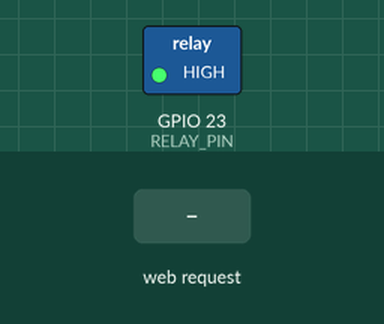
This sketch was run on a simulated ESP32. Parts: switched loads named in the sketch (green lamp = pin HIGH). Inputs (shaded band) come from the test bench. WiFi joins after 1.5 s; servers stay silent unless stated; what the sketch prints to the serial monitor is not drawn.

Above: at 2.7 s.
2.8 s: HTTP request GET /toggle received
At 3.1 s:
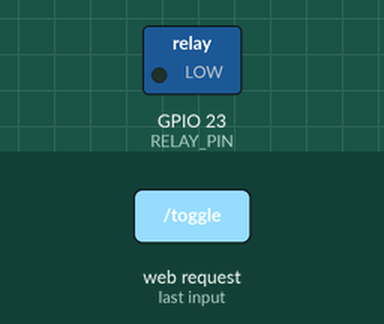
Timing chart, 0 to 5.8 s (numbered marks = the images above; inputs shaded):
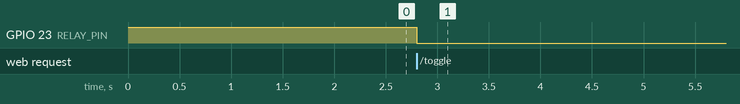

The sketch:

ESP32-Pull2Light.ino
```cpp
#include <WiFi.h>
#include <WebServer.h>

// Wi-Fi Credentials
const char* ssid = "YOUR_WIFI_NAME";
const char* password = "YOUR_WIFI_PASSWORD";

#define RELAY_PIN 23 // GPIO pin connected to the Relay

WebServer server(80);
bool lightState = false;

// Embedded Web Dashboard (HTML + CSS + JS)
const char HTML_PAGE[] PROGMEM = R"rawliteral(
<!DOCTYPE html>
<html lang="en">
<head>
  <meta charset="UTF-8">
  <meta name="viewport" content="width=device-width, initial-scale=1.0">
  <title>Smart Lamp Control</title>
  <style>
    body {
      background-color: #121212;
      display: flex;
      flex-direction: column;
      align-items: center;
      justify-content: center;
      height: 100vh;
      margin: 0;
      font-family: Arial, sans-serif;
      color: white;
    }
    .lamp-container {
      position: relative;
      width: 200px;
      height: 300px;
      display: flex;
      flex-direction: column;
      align-items: center;
    }
    .shade {
      width: 140px;
      height: 90px;
      background: #444;
      clip-path: polygon(20% 0%, 80% 0%, 100% 100%, 0% 100%);
      transition: background 0.3s;
      z-index: 2;
    }
    .beam {
      width: 0;
      height: 0;
      border-left: 90px solid transparent;
      border-right: 90px solid transparent;
      border-bottom: 180px solid rgba(255, 235, 59, 0.5);
      position: absolute;
      top: 90px;
      opacity: 0;
      transition: opacity 0.3s;
      z-index: 1;
    }
    .stand {
      width: 8px;
      height: 120px;
      background: #888;
      z-index: 2;
    }
    .base {
      width: 100px;
      height: 12px;
      background: #666;
      border-radius: 6px;
      z-index: 2;
    }
    .chain-container {
      position: absolute;
      top: 85px;
      right: 55px;
      z-index: 3;
      cursor: pointer;
      user-select: none;
    }
    .string {
      width: 3px;
      height: 50px;
      background: #aaa;
      margin: 0 auto;
      transition: height 0.1s;
    }
    .handle {
      width: 16px;
      height: 24px;
      background: #ffd700;
      border-radius: 8px;
      box-shadow: 0 0 5px rgba(0,0,0,0.5);
    }
    .on .shade {
      background: #fdd835;
      box-shadow: 0 -10px 30px #fdd835;
    }
    .on .beam {
      opacity: 1;
    }
  </style>
</head>
<body>

  <h2>Pull to Control Light</h2>

  <div class="lamp-container" id="lamp">
    <div class="shade"></div>
    <div class="beam"></div>
    <div class="stand"></div>
    <div class="base"></div>

    <div class="chain-container" id="chain" onclick="toggleLight()">
      <div class="string" id="string"></div>
      <div class="handle"></div>
    </div>
  </div>

  <script>
    let isON = false;

    function toggleLight() {
      const string = document.getElementById('string');
      string.style.height = '75px';
      setTimeout(() => {
        string.style.height = '50px';
      }, 150);

      fetch('/toggle')
        .then(response => response.text())
        .then(state => {
          isON = (state === "1");
          updateUI();
        });
    }

    function updateUI() {
      const lamp = document.getElementById('lamp');
      if (isON) {
        lamp.classList.add('on');
      } else {
        lamp.classList.remove('on');
      }
    }

    fetch('/state')
      .then(response => response.text())
      .then(state => {
        isON = (state === "1");
        updateUI();
      });
  </script>
</body>
</html>
)rawliteral";

void handleRoot() {
  server.send(200, "text/html", HTML_PAGE);
}

void handleToggle() {
  lightState = !lightState;
  digitalWrite(RELAY_PIN, lightState ? LOW : HIGH);
  server.send(200, "text/plain", lightState ? "1" : "0");
}

void handleState() {
  server.send(200, "text/plain", lightState ? "1" : "0");
}

void setup() {
  Serial.begin(115200);
  pinMode(RELAY_PIN, OUTPUT);
  digitalWrite(RELAY_PIN, HIGH);

  WiFi.begin(ssid, password);
  Serial.print("Connecting to WiFi");
  while (WiFi.status() != WL_CONNECTED) {
    delay(500);
    Serial.print(".");
  }
  Serial.println("");
  Serial.print("Connected! IP Address: ");
  Serial.println(WiFi.localIP());

  server.on("/", handleRoot);
  server.on("/toggle", handleToggle);
  server.on("/state", handleState);

  server.begin();
  Serial.println("HTTP Server Started");
}

void loop() {
  server.handleClient();
}
```

Measured:
- after the input at 2.8 s, GPIO 23 (RELAY_PIN): HIGH → LOW at once
